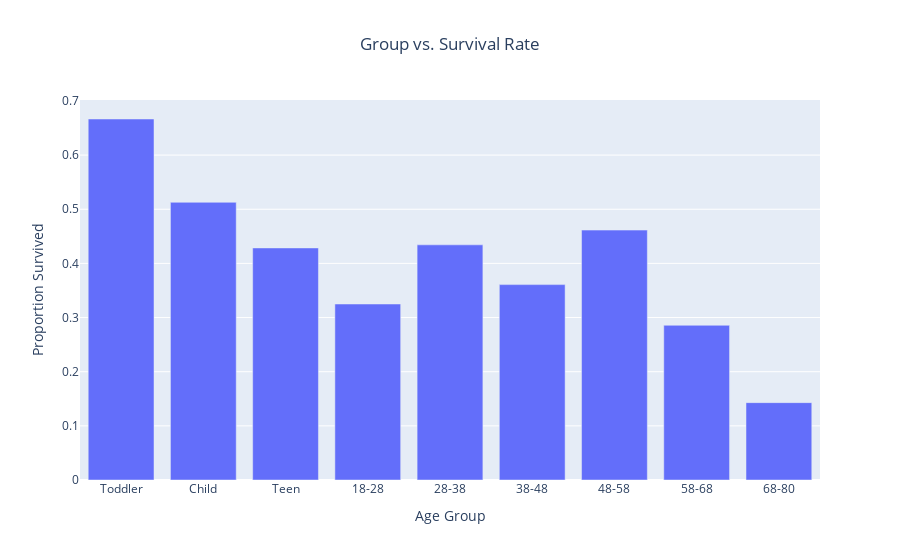

Source (notebook cell):
### Markdown cell above
Clearly it can be seen that people from first class are most likely to survive, and people from third class are the least likely to survive.

It seems that the largest proportion of people that survive are the people aged 20-40. **However, this may not cut it. What this means is that having the count of number of people that survived per group of people is not a good metric**. Instead of that, we should be looking at the following:

We should be looking at proportion of people who survived per age group. this is a more accurate measure

### Code cell
binned = train.groupby(['discrete_age'])['Survived'].mean().reset_index()
fig = px.bar(x=binned.discrete_age,y = binned.Survived,
            title = 'Group vs. Survival Rate')
fig.update_layout(
    xaxis_title = 'Age Group',
    yaxis_title = 'Proportion Survived',
    title = dict(x=0.5))

### Figure 1 — Plotly figure (JSON) as saved in the notebook; plotly's stock layout.template omitted (floating-point values rounded to 4 significant figures)
{"data": [{"alignmentgroup": "True", "hovertemplate": "x=%{x}<br>y=%{y}<extra></extra>", "legendgroup": "", "marker": {"color": "#636efa"}, "name": "", "offsetgroup": "", "orientation": "v", "showlegend": false, "textposition": "auto", "type": "bar", "x": ["Toddler", "Child", "Teen", "18-28", "28-38", "38-48", "48-58", "58-68", "68-80"], "xaxis": "x", "y": [0.6667, 0.5128, 0.4286, 0.325, 0.4343, 0.3608, 0.4615, 0.2857, 0.1429], "yaxis": "y"}], "layout": {"barmode": "relative", "legend": {"tracegroupgap": 0}, "title": {"text": "Group vs. Survival Rate", "x": 0.5}, "xaxis": {"anchor": "y", "domain": [0, 1], "title": {"text": "Age Group"}}, "yaxis": {"anchor": "x", "domain": [0, 1], "title": {"text": "Proportion Survived"}}}}
